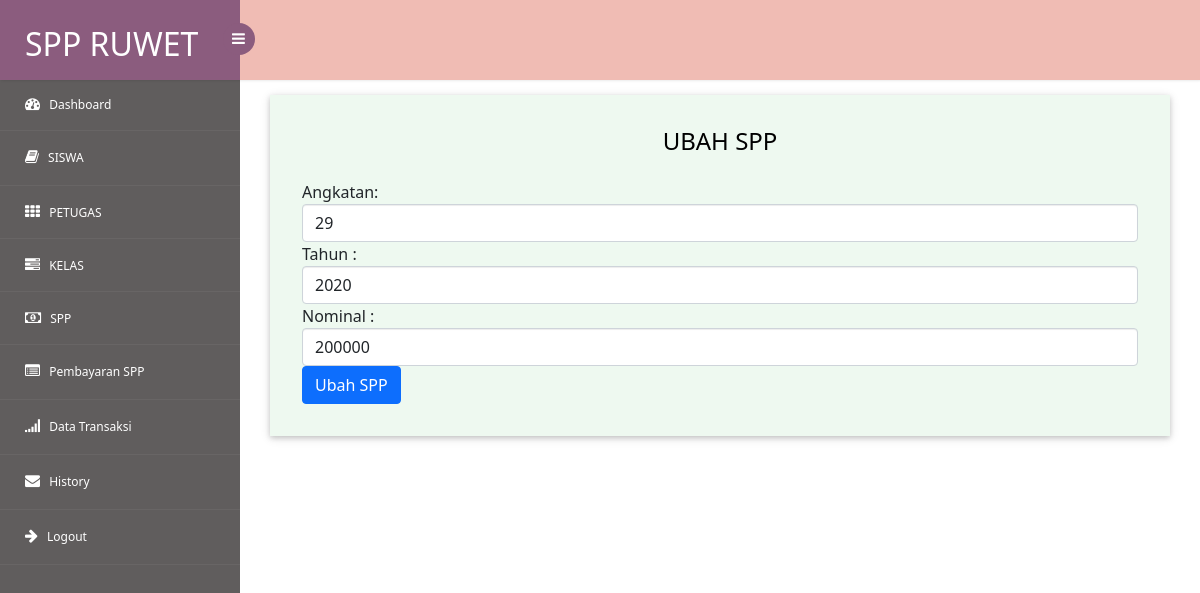
Page /admin/ubah_spp.php?id_spp=5 on the committed database.
### tables this page shows
CREATE TABLE `spp` (
  `id_spp` int(11) NOT NULL,
  `angkatan` int(11) NOT NULL,
  `tahun` int(11) NOT NULL,
  `nominal` int(11) NOT NULL
);

### admin/ubah_spp.php (the view, shortened to what this page needs)
<?php
include "sidebar.php";?>
<!DOCTYPE html>
<html lang="en">
<head>
  <link rel="stylesheet" href="https://maxcdn.bootstrapcdn.com/bootstrap/4.5.2/css/bootstrap.min.css">
    <link href="https://cdn.jsdelivr.net/npm/bootstrap@5.0.1/dist/css/bootstrap.min.css" rel="stylesheet">
</head>
<body>
  <section id="main-content">
  <div class="panel-body">
	<div class="col-md-12 w3ls-graph">
		<div class="agileinfo-grap">
	        <div class="agileits-box">
				<header class="agileits-box-header clearfix">
    <?php
    include "koneksi.php";
    $qry_get_spp=mysqli_query($conn,"SELECT * FROM spp where id_spp = '".$_GET['id_spp']."'");
    $dt_siswa=mysqli_fetch_array($qry_get_spp);
    ?>
    <h3>Ubah SPP</h3>
    <form action="proses_ubah_spp.php" method="post">
       Angkatan:
        <input type="text" name="angkatan" value=   "<?=$dt_siswa['angkatan']?>" class="form-control">
       Tahun :
        <input type="text" name="tahun" value=   "<?=$dt_siswa['tahun']?>" class="form-control">
        Nominal :
        <input type="text" name="nominal" value=   "<?=$dt_siswa['nominal']?>" class="form-control">
    <input type="submit" name="simpan" value="Ubah SPP" class="btn btn-primary">
    </form>
								</header>
							</div>
						</div>
</section>
</body>

### css/style.css (style rules this page uses)
h4, h5, h6, h1, h2, h3 { margin: 0; }
html, body { font-family: 'Roboto', sans-serif; font-size: 100%; overflow-x: hidden; background: url(../images/bg.jpg) no-repeat 0px 0px; background-size:cover; }
h1,h2,h3,h4,h5,h6 { margin:0; }
#main-content { margin-left:240px; -webkit-transition:all .3s ease-in-out; -moz-transition:all .3s ease-in-out; -o-transition:all .3s ease-in-out; transition:all .3s ease-in-out; }
.agileinfo-grap { padding: 2em; background:rgb(238, 249, 240); box-shadow: 0 2px 5px 0 rgba(0, 0, 0, 0.16), 0 2px 10px 0 rgba(0, 0, 0, 0.12); }
header.agileits-box-header.clearfix h3 { font-size: 24px; font-weight: 400; text-transform: uppercase; color:#000; text-align: center; margin-bottom: 1em; }

### rows in the picture
spp: angkatan "29", tahun "2020", nominal "200000"
